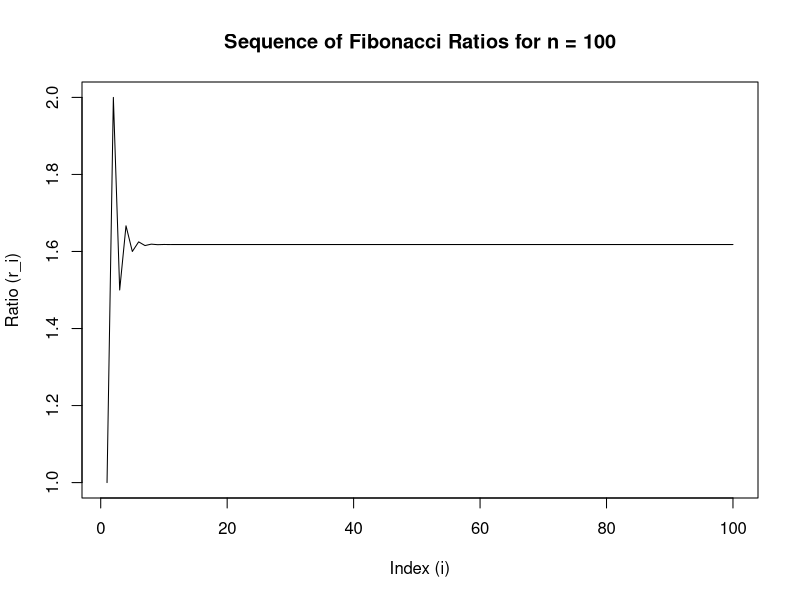

This chart was generated by the following R code:
## ---- chunk 1
knitr::opts_chunk$set(echo = TRUE)
## ---- chunk 2
fib_ratio_for <- function(n) {
  # Check for bad inputs
  if (n <= 0) {
    stop("Input 'n' cannot be 0 or negative.")
  } else if (n == 1) {
    # Catch case of n = 1 due to a leading error if not implemented
    return(1)
  } else {
    # numeric vector created with length n + 1 
    # to store the Fibonacci sequence up to the (n + 1)th element.
    fibonacci <- numeric(n + 1) 
    # Assign values (1,1) as first two elements
    fibonacci[1:2] <- c(1, 1)
    # for loop that iterates over the sequence 3:(n + 1)
    # starting from 3 because first two elements are already declared
    for (i in 3:(n + 1)) {
      # Assigning Fibonacci rule to get the next number out of the last two
      fibonacci[i] <- fibonacci[i - 1] + fibonacci[i - 2]
    }
    # Finally calculate the ratio of each fibonacci number
    ratios <- fibonacci[2:(n + 1)] / fibonacci[1:n]
    return(ratios)
  }
}
## ---- chunk 3
fib_ratio_for(5)
## ---- chunk 4
fib_ratio_while <- function(n) {
  if (n <= 0) {
    stop("Input 'n' cannot be 0 or negative.")
  } else if (n == 1) {
    return(1)
  } else {
    fibonacci <- numeric(n + 1)
    fibonacci[1:2] <- c(1, 1)
    i <- 3
    while (i <= n + 1) {
      fibonacci[i] <- fibonacci[i - 1] + fibonacci[i - 2]
      i <- i + 1
    }
    ratios <- fibonacci[2:(n + 1)] / fibonacci[1:n]
    return(ratios)
  }
}
## ---- chunk 5
fib_ratio_while(7)
## ---- chunk 6
# install.packages('microbenchmark')
library(microbenchmark)

microbenchmark(
  fib_ratio_for(200),
  fib_ratio_while(200),
  fib_ratio_for(2000),
  fib_ratio_while(2000)
)
## ---- chunk 7
# Calculate the sequence for n = 100
sequence <- fib_ratio_for(100)

# Plot the sequence
plot(sequence, type = "l", xlab = "Index (i)", ylab = "Ratio (r_i)",
     main = "Sequence of Fibonacci Ratios for n = 100")

## ---- chunk 8
# Get the last 6 values to know what number it converges to
tail(sequence)
## ---- chunk 9
# Define the function for a game of crabs
game_of_craps <- function(){
    # Function to get a random number between 1 and 6 i.e. rolling the dice once
    dice_number <- floor(runif(1, min=1, max=7))
    # check for win or lose condition in first attempt
    if (dice_number == 1){
      return("Sorry, you lost!")
    }
    else if (dice_number == 6){
      return("Yeah, you won in the first attempt!")
    }
    else {
      # for loop to have three more attempts to roll the same 'point number'
      for (i in 1:3){
        # Function to get a random number between 1 and 6 i.e. rolling the dice once
        new_dice_number <- floor(runif(1, min=1, max=7))
        # Check for same 'point number'
        if (dice_number == new_dice_number){
          return("Yeah, you won rolling the same 'point number' again!")
        }
    }
  } 
  return("Sorry, you lost after three more attempts!")
}

# Execute function i.e. one simulation of the game
game_of_craps()

